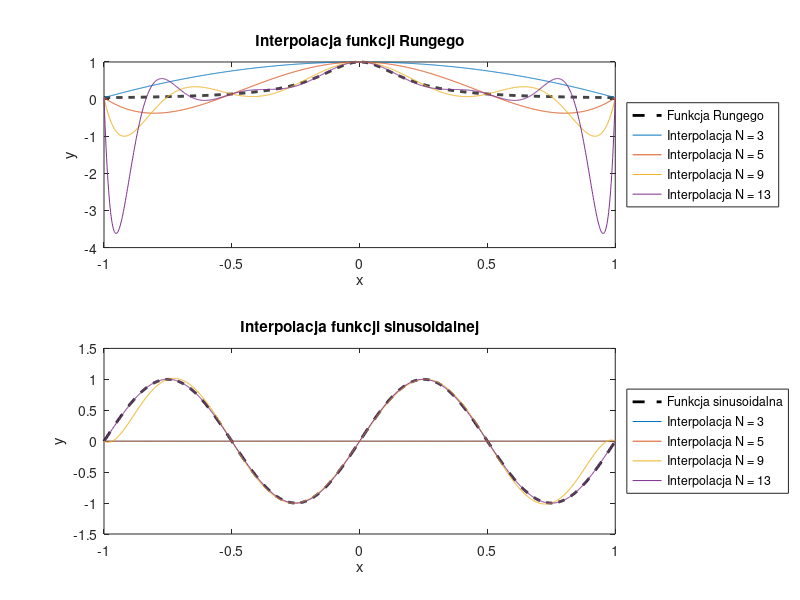

Write MATLAB code to recreate this figure.
function [node_counts, exact_runge, exact_sine, V, interpolated_runge, interpolated_sine] = ...
    plot_runge_sine_interpolations()
% Generuje dwa wykresy przedstawiające interpolacje funkcji Rungego oraz
% funkcji sinusoidalnej. Funkcja zwraca
% 1) trzy wektory wierszowe
% 2) trzy tablice komórkowe (cell arrays) o rozmiarze [1,4].
% node_counts - wektor zawierający liczby węzłów, dla których wyznaczana
%   była interpolacja wielomianowa
% exact_runge - wektor wierszowy wartości funkcji Runge wyznaczonych
%       w punktach x_fine = linspace(-1, 1, 1000);
% exact_sine - wektor wierszowy wartości funkcji sinusoidalnej wyznaczonych
%       w punktach x_fine = linspace(-1, 1, 1000);
% V{i}: macierz Vandermonde'a wyznaczona dla node_counts(i) węzłów interpolacji
% interpolated_runge{i}: wektor wierszowy wartości wielomianu interpolującego
%       funkcję Runge'go dla stopnia wielomianu równego node_counts(i)-1.
% interpolated_sine{i}: wektor wierszowy wartości wielomianu interpolującego
%       funkcję sinusoidalną dla stopnia wielomianu równego node_counts(i)-1.

% Oznaczonie TODO wskazuje linijki kodu wymagające zmian

    % Lista liczby węzłów interpolacyjnych do przetestowania
    node_counts = [3, 5, 9, 13];

    % Definicja funkcji Rungego
    runge_function = @(x) 1 ./ (1 + 25 * x.^2);
    % Definicja funkcji sinusoidalnej
    sine_function = @(x) sin(2 * pi * x);

    % Gęsta siatka punktów do testowania interpolacji
    x_fine = linspace(-1, 1, 1000);

    % Ilustracja wartości wzorcowych interpolowanych funkcji
    % Wartości funkcji Rungego w punktach testowych (wartości wzorcowe)
    exact_runge = runge_function(x_fine);
    % Wartości funkcji sinusoidalnej w punktach testowych (wartości wzorcowe)
    exact_sine = sine_function(x_fine);

    % Inicjalizacja komórek
    V = cell(1, length(node_counts));
    interpolated_runge = cell(1, length(node_counts));
    interpolated_sine = cell(1, length(node_counts));

    % Rysowanie wykresu dla funkcji Rungego
    subplot(2,1,1);
    plot(x_fine, exact_runge, 'k--', 'LineWidth', 2, 'DisplayName', 'Funkcja Rungego');
    hold on;

    % Rysowanie wykresu dla funkcji sinusoidalnej
    subplot(2,1,2);
    plot(x_fine, exact_sine, 'k--', 'LineWidth', 2, 'DisplayName', 'Funkcja sinusoidalna');
    hold on;

    for i = 1:length(node_counts)
        N = node_counts(i);
        % Węzły interpolacji
        x_nodes = linspace(-1, 1, N)';

        % Macierz Vandermonde'a
        V{i} = get_vandermonde_matrix(x_nodes);

        % --- Interpolacja funkcji Rungego ---
        y_runge = runge_function(x_nodes);
        coefficients_runge = V{i} \ y_runge;
        coefficients_runge = coefficients_runge(end:-1:1);  % dopasowanie do polyval
        interpolated_runge{i} = polyval(coefficients_runge, x_fine);

        % --- Interpolacja funkcji sinusoidalnej ---
        y_sine = sine_function(x_nodes);
        coefficients_sine = V{i} \ y_sine;
        coefficients_sine = coefficients_sine(end:-1:1);
        interpolated_sine{i} = polyval(coefficients_sine, x_fine);

        % Rysowanie wyników interpolacji
        subplot(2,1,1);
        plot(x_fine, interpolated_runge{i}, 'DisplayName', ['Interpolacja N = ' num2str(N)]);

        subplot(2,1,2);
        plot(x_fine, interpolated_sine{i}, 'DisplayName', ['Interpolacja N = ' num2str(N)]);
    end

    % Dodanie legend i etykiet
    subplot(2,1,1);
    title('Interpolacja funkcji Rungego');
    xlabel('x');
    ylabel('y');
    legend show;
    legend('Location', 'eastoutside');

    subplot(2,1,2);
    title('Interpolacja funkcji sinusoidalnej');
    xlabel('x');
    ylabel('y');
    legend show;
    legend('Location', 'eastoutside');

    % Zapis wykresu do pliku
    set(gcf, 'Position', [100 100 1200 800]);
    saveas(gcf, 'zadanie1.png');
end

function V = get_vandermonde_matrix(x)
    % Buduje macierz Vandermonde’a na podstawie wektora węzłów interpolacji x.
    N = length(x);
    V = zeros(N);
    for i = 1:N
        V(:, i) = x.^(i-1);
    end
end
